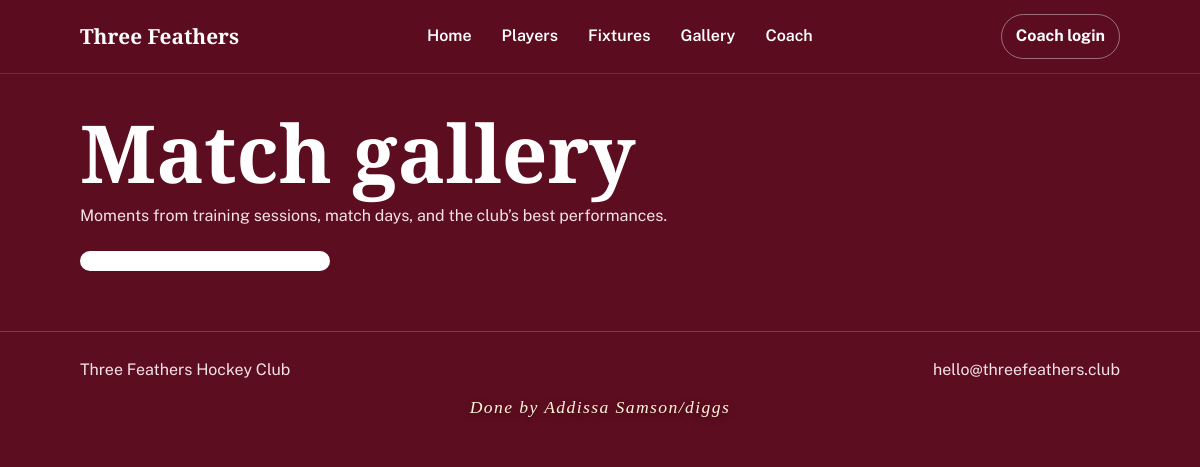
Page /gallery/ on the committed database.
### club/models.py (models this page shows, shortened)
class GalleryImage(models.Model):
    title = models.CharField(max_length=100, blank=True)
    caption = models.CharField(max_length=200, blank=True)
    image = models.ImageField(upload_to='gallery/', blank=True, null=True)
    created_at = models.DateTimeField(auto_now_add=True)
    class Meta:
        ordering = ['-created_at']

class ClubProfile(models.Model):
    name = models.CharField(max_length=120, default='Three Feathers Hockey Club')
    about = models.TextField(blank=True)
    training = models.TextField(blank=True)
    pitch = models.TextField(blank=True)
    contact = models.TextField(blank=True)
    updated_at = models.DateTimeField(auto_now=True)
    class Meta:
        verbose_name = 'club profile'
        verbose_name_plural = 'club profiles'

### club/views.py (the view)
# urls.py: path('gallery/', views.gallery_view, name='gallery'),
def gallery_view(request):
    club = get_club()
    gallery = list(GalleryImage.objects.order_by('-created_at', '-id'))
    return render(request, 'club/gallery.html', {'club': club, 'gallery': gallery})

### club/views.py (called while the page is built, shortened)
def get_club():
    club = ClubProfile.objects.first()
    return club

### club/templates/club/gallery.html (shortened to what this page needs)
{% extends 'club/base.html' %}
{% block content %}
<section class="page-section">
  <div class="wrap">
    <h1>Match gallery</h1>
    <p class="lede">Moments from training sessions, match days, and the club’s best performances.</p>
    <div class="gal">
      {% for image in gallery %}
      <figure>
        <figcaption>{{ image.caption }}</figcaption>
      </figure>
      {% empty %}
      <p class="empty on-bg">No gallery images have been added yet.</p>
      {% endfor %}
    </div>
  </div>
</section>
{% endblock %}

### club/templates/club/base.html (shortened to what this page needs)
{% load static %}
<!DOCTYPE html>
<html lang="en">
<head>
    <link rel="stylesheet" href="{% static 'club/styles.css' %}">
</head>
<body>
    <header class="top">
        <div class="wrap topbar">
            <a class="brand" href="{% url 'home' %}">Three Feathers</a>
            <nav aria-label="Main navigation">
                <a href="{% url 'home' %}">Home</a>
                <a href="{% url 'players' %}">Players</a>
                <a href="{% url 'fixtures' %}">Fixtures</a>
                <a href="{% url 'gallery' %}">Gallery</a>
                <a href="{% url 'coach_dashboard' %}">Coach</a>
            </nav>
            {% if request.session.coach_authenticated %}
                <a class="coachbtn" href="{% url 'coach_logout' %}">Coach logout</a>
            {% else %}
                <a class="coachbtn" href="{% url 'coach_login' %}">Coach login</a>
            {% endif %}
        </div>
    </header>
    {% block content %}{% endblock %}
    <footer class="site-footer">
        <div class="wrap footer-wrap">
            <span>{{ club.name }}</span>
            <span>{{ club.contact|default:'hello@threefeathers.club' }}</span>
        </div>
        <div class="wrap signature-wrap">
            <p class="signature">Done by Addissa Samson/diggs</p>
        </div>
    </footer>
</body>
</html>

### club/static/club/styles.css (style rules this page uses)
:root { --bg: #5d0d20; --bg-deep: #430813; --card: #ffffff; --ink: #2a0a12; --muted: #7d6068; --line: #ebd8dc; --accent: #991a35; --green: #1f8a54; --green-deep: #176c42; --gold: #e0b64a; --serif: "Alegreya", Georgia, serif; --sans: "Public Sans", system-ui, sans-serif; }
* { box-sizing: border-box; }
html { scroll-behavior: smooth; }
body { margin: 0; background: var(--bg); color: white; font: 16px/1.55 var(--sans); }
a { color: inherit; }
.wrap { max-width: 1080px; margin: 0 auto; padding: 0 20px; }
.top { position: sticky; top: 0; backdrop-filter: blur(10px); background: rgba(93, 13, 32, 0.9); z-index: 10; border-bottom: 1px solid rgba(255,255,255,.12); }
.topbar { display: flex; align-items: center; justify-content: space-between; gap: 12px; padding-top: 14px; padding-bottom: 14px; flex-wrap: wrap; }
.brand { color: white; text-decoration: none; font: 800 1.3rem var(--serif); }
nav { display: flex; align-items: center; gap: 6px; flex-wrap: wrap; }
nav a { color: #fff; text-decoration: none; font-weight: 600; padding: 8px 12px; border-radius: 8px; }
.coachbtn { background: transparent; border: 1px solid rgba(255,255,255,.4); color: #fff; padding: 9px 14px; border-radius: 999px; text-decoration: none; font-weight: 700; }
h1 { font: 800 clamp(2.8rem,8vw,5rem)/.95 var(--serif); margin: 0 0 14px; }
section { padding: 46px 0 10px; }
.page-section { padding-top: 40px; }
.lede { color: #f5e3e8; margin: 0 0 22px; max-width: 60ch; }
.gal { display: grid; grid-template-columns: repeat(auto-fill, minmax(240px, 1fr)); gap: 14px; }
.gal figure { margin: 0; background: var(--card); color: var(--ink); border-radius: 14px; overflow: hidden; }
.gal figcaption { padding: 10px 14px; font-size: .92rem; }
footer { margin-top: 50px; padding: 26px 0; border-top: 1px solid rgba(255,255,255,.2); color: #f5e3e8; }
.footer-wrap { display: flex; justify-content: space-between; gap: 12px; flex-wrap: wrap; }
.site-footer { margin-top: 50px; padding: 26px 0 18px; border-top: 1px solid rgba(255,255,255,.2); color: #f5e3e8; }
.signature-wrap { margin-top: 12px; }
.signature { margin: 0; text-align: center; font-family: "Georgia", "Times New Roman", serif; font-size: 1.1rem; font-style: italic; letter-spacing: 0.08em; color: #fff6d9; text-shadow: 0 2px 10px rgba(0,0,0,.25); }

### rows in the picture
ClubProfile: name "Three Feathers Hockey Club", contact "hello@threefeathers.club"
